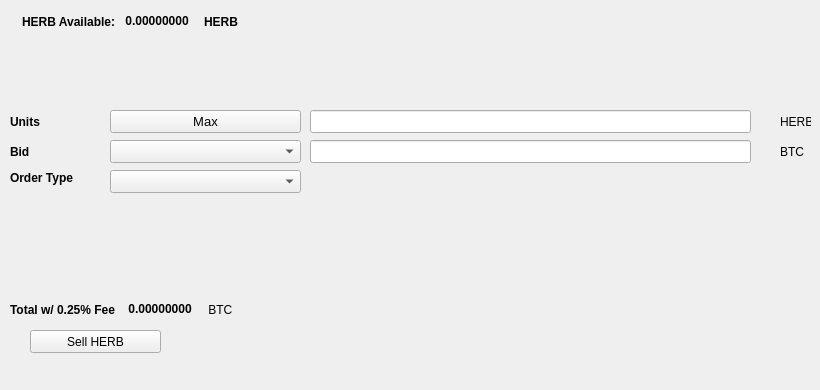
   <widget class="QWidget" name="SellTab">
    <attribute name="title">
     <string>Sell</string>
    </attribute>
    <widget class="QLabel" name="label_16">
     <property name="geometry">
      <rect>
       <x>780</x>
       <y>140</y>
       <width>31</width>
       <height>23</height>
      </rect>
     </property>
     <property name="text">
      <string>BTC</string>
     </property>
    </widget>
    <widget class="QComboBox" name="SellBidcomboBox">
     <property name="geometry">
      <rect>
       <x>110</x>
       <y>140</y>
       <width>191</width>
       <height>23</height>
      </rect>
     </property>
     <property name="font">
      <font>
       <pointsize>10</pointsize>
      </font>
     </property>
    </widget>
    <widget class="QLabel" name="label_18">
     <property name="geometry">
      <rect>
       <x>10</x>
       <y>110</y>
       <width>46</width>
       <height>23</height>
      </rect>
     </property>
     <property name="font">
      <font>
       <weight>75</weight>
       <bold>true</bold>
      </font>
     </property>
     <property name="text">
      <string>Units</string>
     </property>
    </widget>
    <widget class="QPushButton" name="Sell_Max_Amount">
     <property name="geometry">
      <rect>
       <x>110</x>
       <y>110</y>
       <width>191</width>
       <height>23</height>
      </rect>
     </property>
     <property name="font">
      <font>
       <pointsize>10</pointsize>
      </font>
     </property>
     <property name="text">
      <string>Max</string>
     </property>
    </widget>
    <widget class="QLabel" name="label_20">
     <property name="geometry">
      <rect>
       <x>10</x>
       <y>170</y>
       <width>91</width>
       <height>16</height>
      </rect>
     </property>
     <property name="font">
      <font>
       <weight>75</weight>
       <bold>true</bold>
      </font>
     </property>
     <property name="text">
      <string>Order Type</string>
     </property>
    </widget>
    <widget class="QComboBox" name="SellOrdertypeCombo">
     <property name="geometry">
      <rect>
       <x>110</x>
       <y>170</y>
       <width>191</width>
       <height>23</height>
      </rect>
     </property>
     <property name="font">
      <font>
       <pointsize>10</pointsize>
      </font>
     </property>
    </widget>
    <widget class="QLabel" name="label_21">
     <property name="geometry">
      <rect>
       <x>10</x>
       <y>140</y>
       <width>46</width>
       <height>23</height>
      </rect>
     </property>
     <property name="font">
      <font>
       <weight>75</weight>
       <bold>true</bold>
      </font>
     </property>
     <property name="text">
      <string>Bid</string>
     </property>
    </widget>
    <widget class="QLabel" name="label_22">
     <property name="geometry">
      <rect>
       <x>780</x>
       <y>110</y>
       <width>31</width>
       <height>23</height>
      </rect>
     </property>
     <property name="text">
      <string>HERB</string>
     </property>
    </widget>
    <widget class="QLineEdit" name="UnitsInputHERB">
     <property name="geometry">
      <rect>
       <x>310</x>
       <y>110</y>
       <width>441</width>
       <height>23</height>
      </rect>
     </property>
     <property name="font">
      <font>
       <pointsize>9</pointsize>
       <weight>75</weight>
       <bold>true</bold>
      </font>
     </property>
    </widget>
    <widget class="QLineEdit" name="SellBidPriceEdit">
     <property name="geometry">
      <rect>
       <x>310</x>
       <y>140</y>
       <width>441</width>
       <height>23</height>
      </rect>
     </property>
     <property name="font">
      <font>
       <pointsize>9</pointsize>
       <weight>75</weight>
       <bold>true</bold>
      </font>
     </property>
    </widget>
    <widget class="QPushButton" name="SellHERBBTN">
     <property name="geometry">
      <rect>
       <x>30</x>
       <y>330</y>
       <width>131</width>
       <height>23</height>
      </rect>
     </property>
     <property name="text">
      <string>Sell HERB</string>
     </property>
     <property name="icon">
      <iconset resource="../herb">
       <normaloff>:/icons/bitcoin</normaloff>:/icons/bitcoin</iconset>
     </property>
    </widget>
    <widget class="QWidget" name="layoutWidget3">
     <property name="geometry">
      <rect>
       <x>22</x>
       <y>12</y>
       <width>258</width>
       <height>19</height>
      </rect>
     </property>
     <layout class="QHBoxLayout" name="horizontalLayout">
      <item>
       <widget class="QLabel" name="label232_2">
        <property name="font">
         <font>
          <weight>75</weight>
          <bold>true</bold>
         </font>
        </property>
        <property name="text">
         <string>HERB Available:</string>
        </property>
       </widget>
      </item>
      <item>
       <widget class="QLabel" name="HERBAvailableLabel">
        <property name="palette">
         <palette>
          <active>
           <colorrole role="WindowText">
            <brush brushstyle="SolidPattern">
             <color alpha="255">
              <red>0</red>
              <green>0</green>
              <blue>0</blue>
             </color>
            </brush>
           </colorrole>
           <colorrole role="Button">
            <brush brushstyle="SolidPattern">
             <color alpha="255">
              <red>0</red>
              <green>170</green>
              <blue>0</blue>
             </color>
            </brush>
           </colorrole>
           <colorrole role="Light">
            <brush brushstyle="SolidPattern">
             <color alpha="255">
              <red>0</red>
              <green>255</green>
              <blue>0</blue>
             </color>
            </brush>
           </colorrole>
           <colorrole role="Midlight">
            <brush brushstyle="SolidPattern">
             <color alpha="255">
              <red>0</red>
              <green>212</green>
              <blue>0</blue>
             </color>
            </brush>
           </colorrole>
           <colorrole role="Dark">
            <brush brushstyle="SolidPattern">
             <color alpha="255">
              <red>0</red>
              <green>85</green>
              <blue>0</blue>
             </color>
            </brush>
           </colorrole>
           <colorrole role="Mid">
            <brush brushstyle="SolidPattern">
             <color alpha="255">
              <red>0</red>
              <green>113</green>
              <blue>0</blue>
             </color>
            </brush>
           </colorrole>
           <colorrole role="Text">
            <brush brushstyle="SolidPattern">
             <color alpha="255">
              <red>0</red>
              <green>170</green>
              <blue>0</blue>
             </color>
            </brush>
           </colorrole>
           <colorrole role="BrightText">
            <brush brushstyle="SolidPattern">
             <color alpha="255">
              <red>255</red>
              <green>255</green>
              <blue>255</blue>
             </color>
            </brush>
           </colorrole>
           <colorrole role="ButtonText">
            <brush brushstyle="SolidPattern">
             <color alpha="255">
              <red>0</red>
              <green>0</green>
              <blue>0</blue>
             </color>
            </brush>
           </colorrole>
           <colorrole role="Base">
            <brush brushstyle="SolidPattern">
             <color alpha="255">
              <red>255</red>
              <green>255</green>
              <blue>255</blue>
             </color>
            </brush>
           </colorrole>
           <colorrole role="Window">
            <brush brushstyle="SolidPattern">
             <color alpha="255">
              <red>0</red>
              <green>170</green>
              <blue>0</blue>
             </color>
            </brush>
           </colorrole>
           <colorrole role="Shadow">
            <brush brushstyle="SolidPattern">
             <color alpha="255">
              <red>0</red>
              <green>0</green>
              <blue>0</blue>
             </color>
            </brush>
           </colorrole>
           <colorrole role="AlternateBase">
            <brush brushstyle="SolidPattern">
             <color alpha="255">
              <red>127</red>
              <green>212</green>
              <blue>127</blue>
             </color>
            </brush>
           </colorrole>
           <colorrole role="ToolTipBase">
            <brush brushstyle="SolidPattern">
             <color alpha="255">
              <red>255</red>
              <green>255</green>
              <blue>220</blue>
             </color>
            </brush>
           </colorrole>
           <colorrole role="ToolTipText">
            <brush brushstyle="SolidPattern">
             <color alpha="255">
              <red>0</red>
              <green>0</green>
              <blue>0</blue>
             </color>
            </brush>
           </colorrole>
          </active>
          <inactive>
           <colorrole role="WindowText">
            <brush brushstyle="SolidPattern">
             <color alpha="255">
              <red>0</red>
              <green>0</green>
              <blue>0</blue>
             </color>
            </brush>
           </colorrole>
           <colorrole role="Button">
            <brush brushstyle="SolidPattern">
             <color alpha="255">
              <red>0</red>
              <green>170</green>
              <blue>0</blue>
             </color>
            </brush>
           </colorrole>
           <colorrole role="Light">
            <brush brushstyle="SolidPattern">
             <color alpha="255">
              <red>0</red>
              <green>255</green>
              <blue>0</blue>
             </color>
            </brush>
           </colorrole>
           <colorrole role="Midlight">
            <brush brushstyle="SolidPattern">
             <color alpha="255">
              <red>0</red>
              <green>212</green>
              <blue>0</blue>
             </color>
            </brush>
           </colorrole>
           <colorrole role="Dark">
            <brush brushstyle="SolidPattern">
             <color alpha="255">
              <red>0</red>
              <green>85</green>
              <blue>0</blue>
             </color>
            </brush>
           </colorrole>
           <colorrole role="Mid">
            <brush brushstyle="SolidPattern">
             <color alpha="255">
              <red>0</red>
              <green>113</green>
              <blue>0</blue>
             </color>
            </brush>
           </colorrole>
           <colorrole role="Text">
            <brush brushstyle="SolidPattern">
             <color alpha="255">
              <red>0</red>
              <green>170</green>
              <blue>0</blue>
             </color>
            </brush>
           </colorrole>
           <colorrole role="BrightText">
            <brush brushstyle="SolidPattern">
             <color alpha="255">
              <red>255</red>
              <green>255</green>
              <blue>255</blue>
             </color>
            </brush>
           </colorrole>
           <colorrole role="ButtonText">
            <brush brushstyle="SolidPattern">
             <color alpha="255">
              <red>0</red>
              <green>0</green>
              <blue>0</blue>
             </color>
            </brush>
           </colorrole>
           <colorrole role="Base">
            <brush brushstyle="SolidPattern">
             <color alpha="255">
              <red>255</red>
              <green>255</green>
              <blue>255</blue>
             </color>
            </brush>
           </colorrole>
           <colorrole role="Window">
            <brush brushstyle="SolidPattern">
             <color alpha="255">
              <red>0</red>
              <green>170</green>
              <blue>0</blue>
             </color>
            </brush>
           </colorrole>
           <colorrole role="Shadow">
            <brush brushstyle="SolidPattern">
             <color alpha="255">
              <red>0</red>
              <green>0</green>
              <blue>0</blue>
             </color>
            </brush>
           </colorrole>
           <colorrole role="AlternateBase">
            <brush brushstyle="SolidPattern">
             <color alpha="255">
              <red>127</red>
              <green>212</green>
              <blue>127</blue>
             </color>
            </brush>
           </colorrole>
           <colorrole role="ToolTipBase">
            <brush brushstyle="SolidPattern">
             <color alpha="255">
              <red>255</red>
              <green>255</green>
              <blue>220</blue>
             </color>
            </brush>
           </colorrole>
           <colorrole role="ToolTipText">
            <brush brushstyle="SolidPattern">
             <color alpha="255">
              <red>0</red>
              <green>0</green>
              <blue>0</blue>
             </color>
            </brush>
           </colorrole>
          </inactive>
          <disabled>
           <colorrole role="WindowText">
            <brush brushstyle="SolidPattern">
             <color alpha="255">
              <red>0</red>
              <green>85</green>
              <blue>0</blue>
             </color>
            </brush>
           </colorrole>
           <colorrole role="Button">
            <brush brushstyle="SolidPattern">
             <color alpha="255">
              <red>0</red>
              <green>170</green>
              <blue>0</blue>
             </color>
            </brush>
           </colorrole>
           <colorrole role="Light">
            <brush brushstyle="SolidPattern">
             <color alpha="255">
              <red>0</red>
              <green>255</green>
              <blue>0</blue>
             </color>
            </brush>
           </colorrole>
           <colorrole role="Midlight">
            <brush brushstyle="SolidPattern">
             <color alpha="255">
              <red>0</red>
              <green>212</green>
              <blue>0</blue>
             </color>
            </brush>
           </colorrole>
           <colorrole role="Dark">
            <brush brushstyle="SolidPattern">
             <color alpha="255">
              <red>0</red>
              <green>85</green>
              <blue>0</blue>
             </color>
            </brush>
           </colorrole>
           <colorrole role="Mid">
            <brush brushstyle="SolidPattern">
             <color alpha="255">
              <red>0</red>
              <green>113</green>
              <blue>0</blue>
             </color>
            </brush>
           </colorrole>
           <colorrole role="Text">
            <brush brushstyle="SolidPattern">
             <color alpha="255">
              <red>0</red>
              <green>85</green>
              <blue>0</blue>
             </color>
            </brush>
           </colorrole>
           <colorrole role="BrightText">
            <brush brushstyle="SolidPattern">
             <color alpha="255">
              <red>255</red>
              <green>255</green>
              <blue>255</blue>
             </color>
            </brush>
           </colorrole>
           <colorrole role="ButtonText">
            <brush brushstyle="SolidPattern">
             <color alpha="255">
              <red>0</red>
              <green>85</green>
              <blue>0</blue>
             </color>
            </brush>
           </colorrole>
           <colorrole role="Base">
            <brush brushstyle="SolidPattern">
             <color alpha="255">
              <red>0</red>
              <green>170</green>
              <blue>0</blue>
             </color>
            </brush>
           </colorrole>
           <colorrole role="Window">
            <brush brushstyle="SolidPattern">
             <color alpha="255">
              <red>0</red>
              <green>170</green>
              <blue>0</blue>
             </color>
            </brush>
           </colorrole>
           <colorrole role="Shadow">
            <brush brushstyle="SolidPattern">
             <color alpha="255">
              <red>0</red>
              <green>0</green>
              <blue>0</blue>
             </color>
            </brush>
           </colorrole>
           <colorrole role="AlternateBase">
            <brush brushstyle="SolidPattern">
             <color alpha="255">
              <red>0</red>
              <green>170</green>
              <blue>0</blue>
             </color>
            </brush>
           </colorrole>
           <colorrole role="ToolTipBase">
            <brush brushstyle="SolidPattern">
             <color alpha="255">
              <red>255</red>
              <green>255</green>
              <blue>220</blue>
             </color>
            </brush>
           </colorrole>
           <colorrole role="ToolTipText">
            <brush brushstyle="SolidPattern">
             <color alpha="255">
              <red>0</red>
              <green>0</green>
              <blue>0</blue>
             </color>
            </brush>
           </colorrole>
          </disabled>
         </palette>
        </property>
        <property name="font">
         <font>
          <weight>75</weight>
          <bold>true</bold>
         </font>
        </property>
        <property name="text">
         <string> 0.00000000 </string>
        </property>
        <property name="textInteractionFlags">
         <set>Qt::LinksAccessibleByMouse|Qt::TextSelectableByKeyboard|Qt::TextSelectableByMouse</set>
        </property>
       </widget>
      </item>
      <item>
       <widget class="QLabel" name="labelHERB">
        <property name="font">
         <font>
          <weight>75</weight>
          <bold>true</bold>
         </font>
        </property>
        <property name="text">
         <string>HERB</string>
        </property>
       </widget>
      </item>
     </layout>
    </widget>
    <widget class="QWidget" name="layoutWidget">
     <property name="geometry">
      <rect>
       <x>10</x>
       <y>300</y>
       <width>268</width>
       <height>19</height>
      </rect>
     </property>
     <layout class="QHBoxLayout" name="horizontalLayout_2">
      <item>
       <widget class="QLabel" name="label_19">
        <property name="font">
         <font>
          <weight>75</weight>
          <bold>true</bold>
         </font>
        </property>
        <property name="text">
         <string>Total w/ 0.25% Fee </string>
        </property>
       </widget>
      </item>
      <item>
       <widget class="QLabel" name="SellCostLabel">
        <property name="palette">
         <palette>
          <active>
           <colorrole role="WindowText">
            <brush brushstyle="SolidPattern">
             <color alpha="255">
              <red>0</red>
              <green>0</green>
              <blue>0</blue>
             </color>
            </brush>
           </colorrole>
           <colorrole role="Button">
            <brush brushstyle="SolidPattern">
             <color alpha="255">
              <red>0</red>
              <green>170</green>
              <blue>0</blue>
             </color>
            </brush>
           </colorrole>
           <colorrole role="Light">
            <brush brushstyle="SolidPattern">
             <color alpha="255">
              <red>0</red>
              <green>255</green>
              <blue>0</blue>
             </color>
            </brush>
           </colorrole>
           <colorrole role="Midlight">
            <brush brushstyle="SolidPattern">
             <color alpha="255">
              <red>0</red>
              <green>212</green>
              <blue>0</blue>
             </color>
            </brush>
           </colorrole>
           <colorrole role="Dark">
            <brush brushstyle="SolidPattern">
             <color alpha="255">
              <red>0</red>
              <green>85</green>
              <blue>0</blue>
             </color>
            </brush>
           </colorrole>
           <colorrole role="Mid">
            <brush brushstyle="SolidPattern">
             <color alpha="255">
              <red>0</red>
              <green>113</green>
              <blue>0</blue>
             </color>
            </brush>
           </colorrole>
           <colorrole role="Text">
            <brush brushstyle="SolidPattern">
             <color alpha="255">
              <red>0</red>
              <green>170</green>
              <blue>0</blue>
             </color>
            </brush>
           </colorrole>
           <colorrole role="BrightText">
            <brush brushstyle="SolidPattern">
             <color alpha="255">
              <red>255</red>
              <green>255</green>
              <blue>255</blue>
             </color>
            </brush>
           </colorrole>
           <colorrole role="ButtonText">
            <brush brushstyle="SolidPattern">
             <color alpha="255">
              <red>0</red>
              <green>0</green>
              <blue>0</blue>
             </color>
            </brush>
           </colorrole>
           <colorrole role="Base">
            <brush brushstyle="SolidPattern">
             <color alpha="255">
              <red>255</red>
              <green>255</green>
              <blue>255</blue>
             </color>
            </brush>
           </colorrole>
           <colorrole role="Window">
            <brush brushstyle="SolidPattern">
             <color alpha="255">
              <red>0</red>
              <green>170</green>
              <blue>0</blue>
             </color>
            </brush>
           </colorrole>
           <colorrole role="Shadow">
            <brush brushstyle="SolidPattern">
             <color alpha="255">
              <red>0</red>
              <green>0</green>
              <blue>0</blue>
             </color>
            </brush>
           </colorrole>
           <colorrole role="AlternateBase">
            <brush brushstyle="SolidPattern">
             <color alpha="255">
              <red>127</red>
              <green>212</green>
              <blue>127</blue>
             </color>
            </brush>
           </colorrole>
           <colorrole role="ToolTipBase">
            <brush brushstyle="SolidPattern">
             <color alpha="255">
              <red>255</red>
              <green>255</green>
              <blue>220</blue>
             </color>
            </brush>
           </colorrole>
           <colorrole role="ToolTipText">
            <brush brushstyle="SolidPattern">
             <color alpha="255">
              <red>0</red>
              <green>0</green>
              <blue>0</blue>
             </color>
            </brush>
           </colorrole>
          </active>
          <inactive>
           <colorrole role="WindowText">
            <brush brushstyle="SolidPattern">
             <color alpha="255">
              <red>0</red>
              <green>0</green>
              <blue>0</blue>
             </color>
            </brush>
           </colorrole>
           <colorrole role="Button">
            <brush brushstyle="SolidPattern">
             <color alpha="255">
              <red>0</red>
              <green>170</green>
              <blue>0</blue>
             </color>
            </brush>
           </colorrole>
           <colorrole role="Light">
            <brush brushstyle="SolidPattern">
             <color alpha="255">
              <red>0</red>
              <green>255</green>
              <blue>0</blue>
             </color>
            </brush>
           </colorrole>
           <colorrole role="Midlight">
            <brush brushstyle="SolidPattern">
             <color alpha="255">
              <red>0</red>
              <green>212</green>
              <blue>0</blue>
             </color>
            </brush>
           </colorrole>
           <colorrole role="Dark">
            <brush brushstyle="SolidPattern">
             <color alpha="255">
              <red>0</red>
              <green>85</green>
              <blue>0</blue>
             </color>
            </brush>
           </colorrole>
           <colorrole role="Mid">
            <brush brushstyle="SolidPattern">
             <color alpha="255">
              <red>0</red>
              <green>113</green>
              <blue>0</blue>
             </color>
            </brush>
           </colorrole>
           <colorrole role="Text">
            <brush brushstyle="SolidPattern">
             <color alpha="255">
              <red>0</red>
              <green>170</green>
              <blue>0</blue>
             </color>
            </brush>
           </colorrole>
           <colorrole role="BrightText">
            <brush brushstyle="SolidPattern">
             <color alpha="255">
              <red>255</red>
              <green>255</green>
              <blue>255</blue>
             </color>
            </brush>
           </colorrole>
           <colorrole role="ButtonText">
            <brush brushstyle="SolidPattern">
             <color alpha="255">
              <red>0</red>
              <green>0</green>
              <blue>0</blue>
             </color>
            </brush>
           </colorrole>
           <colorrole role="Base">
            <brush brushstyle="SolidPattern">
             <color alpha="255">
              <red>255</red>
              <green>255</green>
              <blue>255</blue>
             </color>
            </brush>
           </colorrole>
           <colorrole role="Window">
            <brush brushstyle="SolidPattern">
             <color alpha="255">
              <red>0</red>
              <green>170</green>
              <blue>0</blue>
             </color>
            </brush>
           </colorrole>
           <colorrole role="Shadow">
            <brush brushstyle="SolidPattern">
             <color alpha="255">
              <red>0</red>
              <green>0</green>
              <blue>0</blue>
             </color>
            </brush>
           </colorrole>
           <colorrole role="AlternateBase">
            <brush brushstyle="SolidPattern">
             <color alpha="255">
              <red>127</red>
              <green>212</green>
              <blue>127</blue>
             </color>
            </brush>
           </colorrole>
           <colorrole role="ToolTipBase">
            <brush brushstyle="SolidPattern">
             <color alpha="255">
              <red>255</red>
              <green>255</green>
              <blue>220</blue>
             </color>
            </brush>
           </colorrole>
           <colorrole role="ToolTipText">
            <brush brushstyle="SolidPattern">
             <color alpha="255">
              <red>0</red>
              <green>0</green>
              <blue>0</blue>
             </color>
            </brush>
           </colorrole>
          </inactive>
          <disabled>
           <colorrole role="WindowText">
            <brush brushstyle="SolidPattern">
             <color alpha="255">
              <red>0</red>
              <green>85</green>
              <blue>0</blue>
             </color>
            </brush>
           </colorrole>
           <colorrole role="Button">
            <brush brushstyle="SolidPattern">
             <color alpha="255">
              <red>0</red>
              <green>170</green>
              <blue>0</blue>
             </color>
            </brush>
           </colorrole>
           <colorrole role="Light">
            <brush brushstyle="SolidPattern">
             <color alpha="255">
              <red>0</red>
              <green>255</green>
              <blue>0</blue>
             </color>
            </brush>
           </colorrole>
           <colorrole role="Midlight">
            <brush brushstyle="SolidPattern">
             <color alpha="255">
              <red>0</red>
              <green>212</green>
              <blue>0</blue>
             </color>
            </brush>
           </colorrole>
           <colorrole role="Dark">
            <brush brushstyle="SolidPattern">
             <color alpha="255">
              <red>0</red>
              <green>85</green>
              <blue>0</blue>
             </color>
            </brush>
           </colorrole>
           <colorrole role="Mid">
            <brush brushstyle="SolidPattern">
             <color alpha="255">
              <red>0</red>
              <green>113</green>
              <blue>0</blue>
             </color>
            </brush>
           </colorrole>
           <colorrole role="Text">
            <brush brushstyle="SolidPattern">
             <color alpha="255">
              <red>0</red>
              <green>85</green>
              <blue>0</blue>
             </color>
            </brush>
           </colorrole>
           <colorrole role="BrightText">
            <brush brushstyle="SolidPattern">
             <color alpha="255">
              <red>255</red>
              <green>255</green>
              <blue>255</blue>
             </color>
            </brush>
           </colorrole>
           <colorrole role="ButtonText">
            <brush brushstyle="SolidPattern">
             <color alpha="255">
              <red>0</red>
              <green>85</green>
              <blue>0</blue>
             </color>
            </brush>
           </colorrole>
           <colorrole role="Base">
            <brush brushstyle="SolidPattern">
             <color alpha="255">
              <red>0</red>
              <green>170</green>
              <blue>0</blue>
             </color>
            </brush>
           </colorrole>
           <colorrole role="Window">
            <brush brushstyle="SolidPattern">
             <color alpha="255">
              <red>0</red>
              <green>170</green>
              <blue>0</blue>
             </color>
            </brush>
           </colorrole>
           <colorrole role="Shadow">
            <brush brushstyle="SolidPattern">
             <color alpha="255">
              <red>0</red>
              <green>0</green>
              <blue>0</blue>
             </color>
            </brush>
           </colorrole>
           <colorrole role="AlternateBase">
            <brush brushstyle="SolidPattern">
             <color alpha="255">
              <red>0</red>
              <green>170</green>
              <blue>0</blue>
             </color>
            </brush>
           </colorrole>
           <colorrole role="ToolTipBase">
            <brush brushstyle="SolidPattern">
             <color alpha="255">
              <red>255</red>
              <green>255</green>
              <blue>220</blue>
             </color>
            </brush>
           </colorrole>
           <colorrole role="ToolTipText">
            <brush brushstyle="SolidPattern">
             <color alpha="255">
              <red>0</red>
              <green>0</green>
              <blue>0</blue>
             </color>
            </brush>
           </colorrole>
          </disabled>
         </palette>
        </property>
        <property name="font">
         <font>
          <weight>75</weight>
          <bold>true</bold>
         </font>
        </property>
        <property name="autoFillBackground">
         <bool>false</bool>
        </property>
        <property name="text">
         <string> 0.00000000</string>
        </property>
        <property name="textInteractionFlags">
         <set>Qt::LinksAccessibleByMouse|Qt::TextSelectableByMouse</set>
        </property>
       </widget>
      </item>
      <item>
       <widget class="QLabel" name="label_17">
        <property name="font">
         <font>
          <weight>50</weight>
          <bold>false</bold>
         </font>
        </property>
        <property name="text">
         <string> BTC</string>
        </property>
       </widget>
      </item>
     </layout>
    </widget>
    <widget class="QLabel" name="label_23">
     <property name="geometry">
      <rect>
       <x>460</x>
       <y>300</y>
       <width>281</width>
       <height>81</height>
      </rect>
     </property>
     <property name="text">
      <string/>
     </property>
     <property name="pixmap">
      <pixmap>:/images/bittrex</pixmap>
     </property>
    </widget>
   </widget>
